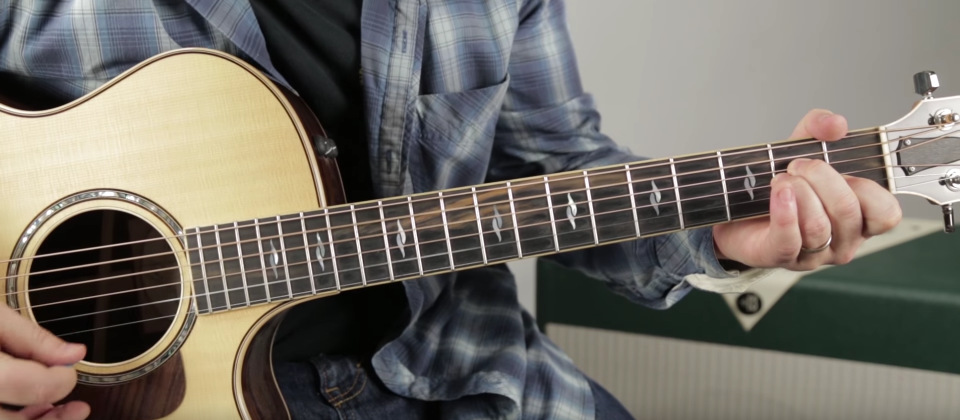
#> input picture guitar-fingering-recognition-master/pictures/chordAm.png, 1919 x 840 px (shown at 1/2 size)
$ python watershed.py   (older library calls are emulated)
#> lines starting #> are read from the running program, lines starting #| are printed output that depends on the picture; after the words box and inside, x2 and y2 are one past the last pixel; in counts of white or black regions, pixels touching at a corner belong together
### guitar-fingering-recognition-master/image.py
import os
import numpy as np
from matplotlib import pyplot as plt
import cv2


class Image:
    """
    This Image object was made at the beginning to simplify the code by packaging every common
    image processing treatment in a single object
    """
    def __init__(self, path=None, img=None):
        directory_path = "pictures"
        filename = "chordAm.png"
        self.image = cv2.imread(f'{directory_path}/{img}')
        if img is None:
            self.image = cv2.imread(os.path.join(directory_path, filename))
#> self.image is the input picture: shape (840, 1919, 3); mean B, G, R 103.2, 111, 116
        elif path is None:
            self.image = img

        self.gray = cv2.cvtColor(self.image, cv2.COLOR_BGR2GRAY)

    def __str__(self):
        return self.image

    def set_image(self, img):
        self.image = img

    def set_gray(self, grayscale):
        self.gray = grayscale

    # [14 lines left out: functions print_cv2, print_plt, not called in this run]

    def edges_canny(self, min_val=100, max_val=200, aperture=3):
        return cv2.Canny(self.gray, min_val, max_val, aperture)

    def edges_laplacian(self, ksize=3):
        return cv2.Laplacian(self.gray, cv2.CV_8U, ksize)

    def edges_sobelx(self, ksize=3):
        return cv2.Sobel(self.gray, cv2.CV_8U, 1, 0, ksize)

    def edges_sobely(self, ksize=3):
#> called with ksize = 3
        return cv2.Sobel(self.gray, cv2.CV_8U, 0, 1, ksize)

    def lines_hough_transform(self, edges, min_line_length, max_line_gap, threshold=15):
        lines = cv2.HoughLinesP(edges, 1, np.pi / 180, threshold, min_line_length, max_line_gap)
        return lines

### guitar-fingering-recognition-master/functions.py
import cv2


def threshold(img, s):
#> called with s = 127
    I = img
    I[I <= s] = 0
    I[I > s] = 255
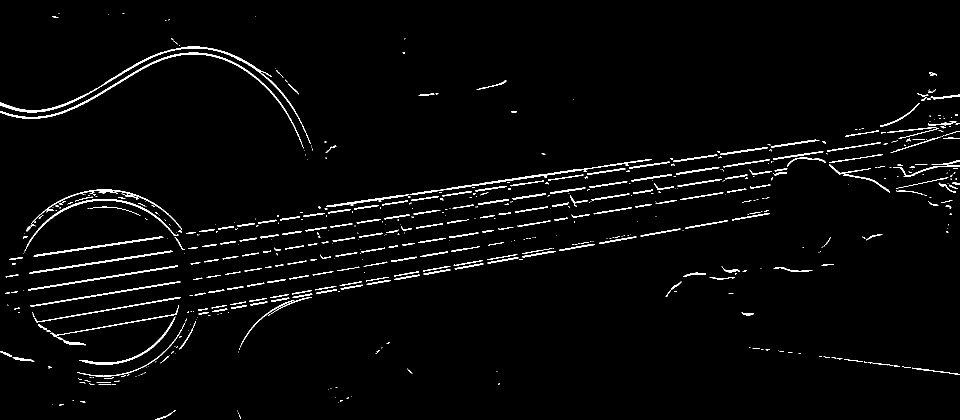
#> I: shape (840, 1919) (shown at 1/2 size); 2.5% white in thin lines or dots
    return I


def rotate(image, angle, center=None, scale=1.0):
    (h, w) = image.shape[:2]

    if center is None:
        center = (w / 2, h / 2)

    # Perform the rotation
    M = cv2.getRotationMatrix2D(center, angle, scale)
    rotated = cv2.warpAffine(image, M, (w, h))

    return rotated


# [9 lines left out: function remove_duplicates, not called in this run]

### guitar-fingering-recognition-master/rotate_crop.py
import cv2
import numpy as np
from statistics import median
from math import inf
from image import Image
from functions import threshold, rotate

def rotate_neck_picture(image):
    """
    Rotates the picture so that the neck of the guitar is horizontal.
    Uses Hough transform to detect lines and calculates the median slope to determine the rotation angle.

    :param image: an Image object
    :return rotated_neck_picture: an Image object rotated according to the angle of the median slope detected in the input image
    """
    image_to_rotate = image.image

    edges = image.edges_sobely()
    edges = threshold(edges, 127)

    # Perform Hough Line Transform
    lines = image.lines_hough_transform(edges, 50, 50)  # TODO: Calibrate params automatically
#> in lines_hough_transform, `lines = cv2.HoughLinesP(edges, 1, np.pi / 180, threshold, min_line_len..`: lines = 52 rows, first 6: [1370, 456, 1455, 441], [1030, 424, 1095, 413], [908, 531, 965, 521], [56, 580, 355, 532], [1196, 334, 1296, 319], [1181, 346, 1250, 337]
    slopes = []

    # Calculate the slopes of detected lines
    for line in lines:
        for x1, y1, x2, y2 in line:
            try:
                slope = abs((y2 - y1) / (x2 - x1))
                slopes.append(slope)
            except ZeroDivisionError:
                continue
#> this loop made 52 passes
#> line on passes 1 to 12: [[1370, 456, 1455, 441]], [[1030, 424, 1095, 413]], [[908, 531, 965, 521]], [[56, 580, 355, 532]], [[1196, 334, 1296, 319]], [[1181, 346, 1250, 337]], [[61, 611, 337, 568]], [[1263, 362, 1343, 349]], [[899, 475, 956, 466]], [[232, 520, 344, 503]], [[1189, 427, 1257, 417]], [[951, 370, 1133, 342]]
#> after the loop, slopes = 52 values, max 0.821 at index 49, min 0.0164 at index 44, mean 0.197

    # Calculate median slope and the rotation angle
    if slopes:
        median_slope = median(slopes)
#> median_slope = 0.154
        angle = np.degrees(np.arctan(median_slope))
#> angle = 8.76
        rotated_image = rotate(image_to_rotate, -angle)
#> in rotate, `M = cv2.getRotationMatrix2D(center, angle, scale)`: M = [[0.988, -0.152, 75.14], [0.152, 0.988, -141.2]]
    else:
        rotated_image = image_to_rotate

    return Image(img=rotated_image)


def crop_neck_picture(image):
    """
    Crops the picture to focus on the region of interest (i.e., the guitar neck).
    Detects horizontal lines and crops around the densest region.

    :param image: an Image object of the neck (rotated horizontally if necessary)
    :return cropped_neck_picture: an Image object cropped around the neck
    """
    image_to_crop = image.image

    edges = image.edges_sobely()
    edges = threshold(edges, 127)
#> call 2 of threshold, with s = 127
#> in threshold (call 2), `I[I > s] = 255`:
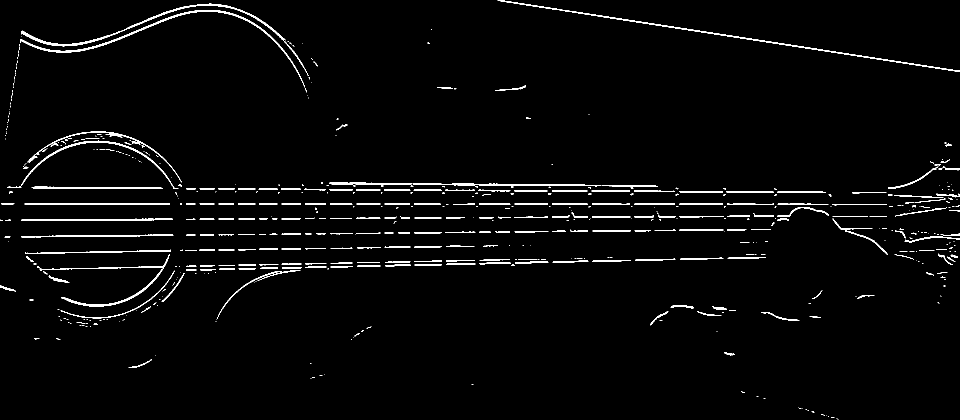
#> I: shape (840, 1919) (shown at 1/2 size); 2.5% white; 561 white regions (339 under 20 px), largest, box (x1, y1, x2, y2) and area: (995, 1, 1919, 144) 2387, (40, 20, 610, 175) 2200, (42, 7, 572, 93) 2075

    # Perform Hough Line Transform
    lines = image.lines_hough_transform(edges, 50, 50)  # TODO: Calibrate params automatically
#> in lines_hough_transform (call 2), `lines = cv2.HoughLinesP(edges, 1, np.pi / 180, threshold, min_line_len..`: lines = 87 rows, first 6: [1184, 409, 1259, 409], [1104, 408, 1175, 408], [49, 407, 339, 407], [50, 506, 341, 501], [1063, 10, 1124, 19], [1407, 63, 1816, 127]
    y_coords = []

    # Collect all y-coordinates of the detected lines
    for line in lines:
        for x1, y1, x2, y2 in line:
            y_coords.append(y1)
            y_coords.append(y2)
#> this loop made 87 passes
#> line on passes 1 to 12: [[1184, 409, 1259, 409]], [[1104, 408, 1175, 408]], [[49, 407, 339, 407]], [[50, 506, 341, 501]], [[1063, 10, 1124, 19]], [[1407, 63, 1816, 127]], [[659, 365, 822, 368]], [[66, 376, 324, 376]], [[1185, 522, 1260, 521]], [[829, 530, 882, 530]], [[1184, 433, 1260, 433]], [[1111, 522, 1175, 521]]
#> after the loop, y_coords = 174 values, max 609 at index 117, min 10 at index 8, mean 380.4

    # Sort y-coordinates and find the densest region
    if y_coords:
        y_sorted = sorted(y_coords)
#> y_sorted = 174 values from 10 to 609
        y_differences = [y_sorted[i + 1] - y_sorted[i] for i in range(len(y_sorted) - 1)]
#> y_differences = 173 values, max 144 at index 23, min 0 at index 2, mean 3.46

        first_y = 0
        last_y = inf

        for i in range(len(y_differences)):
            if y_differences[i] == 0:
                last_y = y_sorted[i + 1]
                if first_y == 0:
                    first_y = y_sorted[i]
#> this loop made 173 passes
#> (last_y, first_y) on pass 3: (21, 21)
#> last_y on passes 20, 30, 32, 33, 35, 36: 90, 368, 369, 369, 370, 370
#> after the loop, first_y = 21

        cropped_image = image_to_crop[max(first_y - 10, 0):min(last_y + 10, image_to_crop.shape[0])]
    else:
        cropped_image = image_to_crop

    return Image(img=cropped_image)


# [13 lines left out: function resize_image, not called in this run]


# [2 lines that do not run on import are left out]

### guitar-fingering-recognition-master/watershed.py
import numpy as np
from matplotlib import pyplot as plt
from rotate_crop import *
from image import Image


def watershed_segmentation(img):
    """
    Source : https://learndeltax.blogspot.fr/2016/02/segmentation-using-cannywatershed-in.html
    As of today, watershed segmentation is not used. I was just trying out new ways to detect hand.
    :param img: an image as defined in OpenCV
    :return: simply plotting result for illustration purpose
    """
    gray = cv2.cvtColor(img, cv2.COLOR_BGR2GRAY)

    ret, thresh = cv2.threshold(gray, 0, 255, cv2.THRESH_BINARY + cv2.THRESH_OTSU)
#> thresh: shape (537, 1919); 55.8% white; 260 black regions (70 under 20 px), largest, box (x1, y1, x2, y2) and area: (449, 0, 1258, 360) 138044, (1066, 0, 1919, 132) 58630, (0, 0, 646, 355) 22962
#> ret = 109

    fg = cv2.erode(thresh, None, iterations=1)
#> fg: shape (537, 1919); 51.3% white; 153 black regions (17 under 20 px), largest, box (x1, y1, x2, y2) and area: (448, 0, 1259, 361) 146601, (472, 400, 1550, 537) 88848, (1065, 0, 1919, 133) 59835
    bgt = cv2.dilate(thresh, None, iterations=1)
#> bgt: shape (537, 1919); 60.2% white; 357 black regions (172 under 20 px), largest, box (x1, y1, x2, y2) and area: (455, 0, 1253, 359) 129292, (1073, 0, 1919, 131) 57420, (44, 464, 345, 537) 19321

    ret, bg = cv2.threshold(bgt, 1, 128, 1)

    marker = cv2.add(fg, bg)
    canny = cv2.Canny(marker, 110, 150)
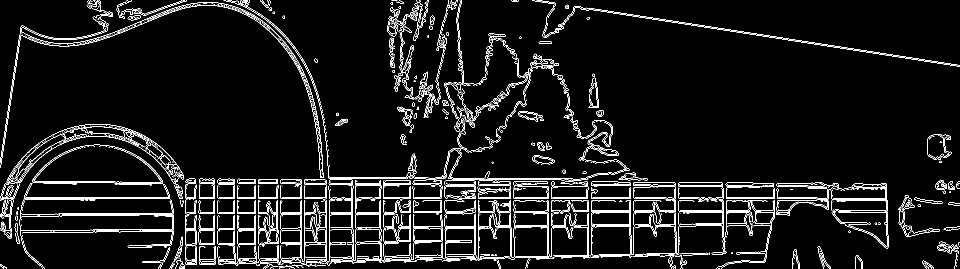
#> canny: shape (537, 1919) (shown at 1/2 size); 5.7% white in thin lines or dots

    new, contours, hierarchy = cv2.findContours(canny, cv2.RETR_TREE, cv2.CHAIN_APPROX_SIMPLE)
#> contours = 2132 contours, 1943 with area under 20; largest, box (x1, y1, x2, y2) and area: (64, 289, 326, 367) 14256, (64, 289, 326, 367) 14187, (561, 429, 604, 488) 2400, (561, 429, 604, 488) 2398, (1182, 400, 1269, 510) 2074
    marker32 = np.int32(marker)
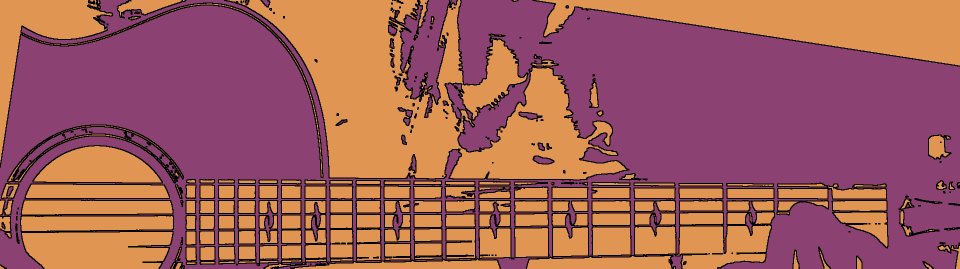
#> marker32: shape (537, 1919) int32 (shown at 1/2 size); 3 distinct labels, from 0 to 255; one colour per label, 0 black
    cv2.watershed(img, marker32)
    m = cv2.convertScaleAbs(marker32)
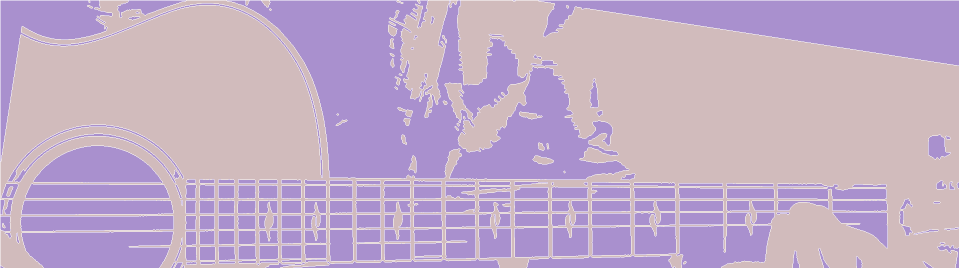
#> marker32: shape (537, 1919) int32 (shown at 1/2 size); 3 distinct labels, from -1 to 255; one colour per label, 0 black, -1 white
    ret, thresh = cv2.threshold(m, 0, 255, cv2.THRESH_BINARY + cv2.THRESH_OTSU)
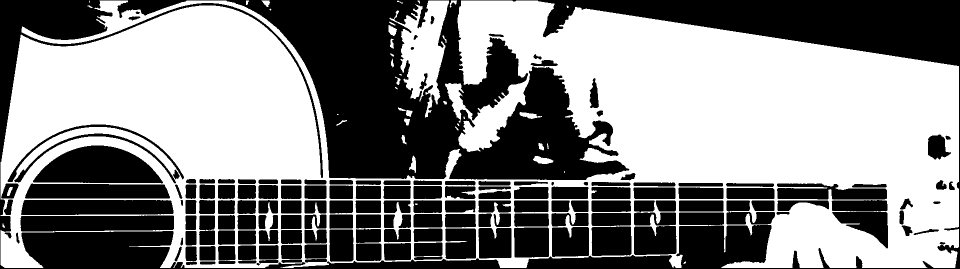
#> thresh: shape (537, 1919) (shown at 1/2 size); 53.7% white; 164 black regions, largest, box (x1, y1, x2, y2) and area: (0, 0, 1919, 537) 276522, (66, 291, 326, 367) 13813, (41, 431, 348, 463) 9142
#> ret = 128
    thresh_inv = cv2.bitwise_not(thresh)
    res = cv2.bitwise_and(img, img, mask=thresh)
    res3 = cv2.bitwise_and(img, img, mask=thresh_inv)
    res4 = cv2.addWeighted(res, 1, res3, 1, 0)
    final = cv2.drawContours(res4, contours, -1, (0, 255, 0), 1)

    perimeter_array = []
    for i, c in enumerate(contours):
        area = cv2.contourArea(c)
        perimeter = cv2.arcLength(c, False)
        perimeter_array.append(perimeter)
#> this loop made 2132 passes
#> (c, area, perimeter) on passes 1 to 3: ([[1437, 536], [1438, 536]], 0, 1), ([[589, 536]], 0, 0), ([[546, 536], [547, 536]], 0, 1)
#> after the loop, perimeter_array = 2132 values, max 4581.4 at index 2090, min 0 at index 1, mean 51.87

    sorted_data = sorted(zip(perimeter_array, contours), key=lambda x: x[0], reverse=True)
#> sorted_data = 2132 items

    for j in range(1):  # change here from 1 to len(sorted_data) in range to get more or less contours detected
        final = cv2.drawContours(res4, sorted_data[j][1], -1, (0, 255, 0), 3)
#> this loop made 1 pass
#> pass 1, in watershed_segmentation, `final = cv2.drawContours(res4, sorted_data[j][1], -1, (0, 255, 0), 3)`:
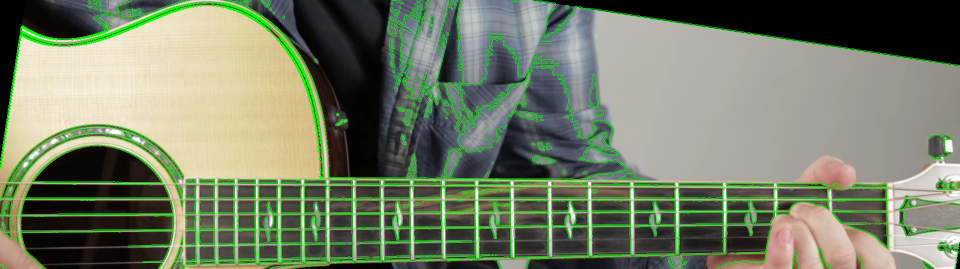
#> final: shape (537, 1919, 3) (shown at 1/2 size); mean R, G, B 117.4, 127.3, 103.6

    plt.imshow(final)
    plt.show()


if __name__ == "__main__":
    chord_image = Image(path="guitar-fingering-recognition-master\pictures\chordAm.png")
    rc = crop_neck_picture(rotate_neck_picture(chord_image)).image
    watershed_segmentation(cv2.cvtColor(rc, cv2.COLOR_BGR2RGB))

$ run again, with guitar-fingering-recognition-master/pictures/chordD.png copied over guitar-fingering-recognition-master/pictures/chordAm.png
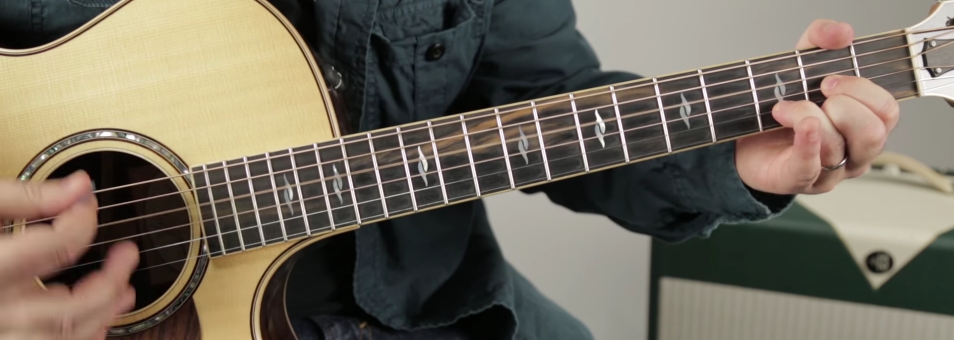
#> input picture guitar-fingering-recognition-master/pictures/chordD.png, 1908 x 680 px (shown at 1/2 size)
#> in __init__, self.image is the input picture: shape (680, 1908, 3); mean B, G, R 93.7, 107.4, 115.3
#> in threshold, `I[I > s] = 255`:
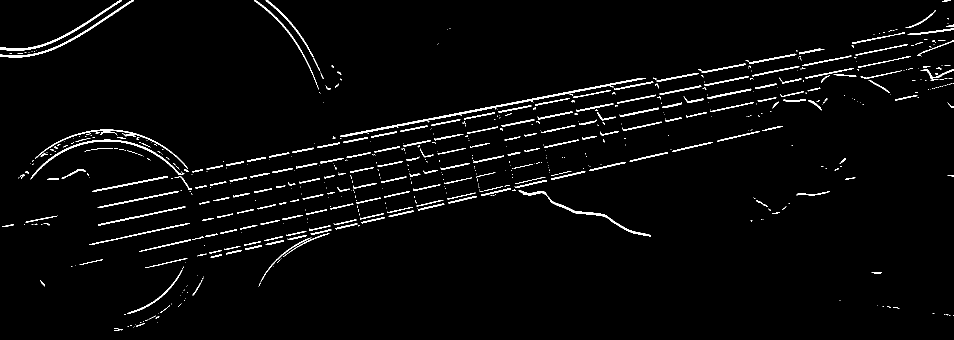
#> I: shape (680, 1908) (shown at 1/2 size); 2.7% white in thin lines or dots
#> in lines_hough_transform, `lines = cv2.HoughLinesP(edges, 1, np.pi / 180, threshold, min_line_len..`: lines = 54 rows, first 6: [862, 250, 920, 239], [181, 488, 379, 446], [1313, 161, 1378, 149], [897, 406, 953, 393], [742, 274, 793, 264], [882, 338, 938, 326]
#> the loop in rotate_neck_picture, `for line in lines:` made 54 passes
#> after the loop in rotate_neck_picture, `for line in lines:`: slopes = 54 values, max 0.65 at index 44, min 0.145 at index 24, mean 0.24
#> median_slope = 0.207
#> angle = 11.71
#> M = [[0.979, -0.203, 88.83], [0.203, 0.979, -186.5]]
#> in lines_hough_transform (call 2), `lines = cv2.HoughLinesP(edges, 1, np.pi / 180, threshold, min_line_len..`: lines = 76 rows, first 6: [1743, 293, 1848, 293], [190, 294, 367, 294], [702, 217, 1321, 228], [231, 261, 361, 261], [1443, 93, 1780, 164], [823, 394, 875, 393]
#> the loop in crop_neck_picture, `for line in lines:` made 76 passes
#> after the loop in crop_neck_picture, `for line in lines:`: y_coords = 152 values, max 482 at index 105, min 21 at index 42, mean 279.4
#> y_sorted = 152 values from 21 to 482
#> y_differences = 151 values, max 67 at index 149, min 0 at index 14, mean 3.05
#> the loop in crop_neck_picture, `for i in range(len(y_differences)):` made 151 passes
#> (last_y, first_y) on pass 15: (224, 224)
#> after the loop in crop_neck_picture, `for i in range(len(y_differences)):`: first_y = 224
#> self.gray: shape (183, 1908)
#> in watershed_segmentation, `ret, thresh = cv2.threshold(gray, 0, 255, cv2.THRESH_BINARY + cv2.THRE..`: ret = 112
#> fg: shape (183, 1908); 27.1% white; 58 white regions (40 under 20 px), largest, box (x1, y1, x2, y2) and area: (231, 0, 1908, 183) 75454, (0, 27, 194, 131) 11572, (6, 0, 187, 30) 3683
#> bgt: shape (183, 1908); 43% white; 32 white regions (20 under 20 px), largest, box (x1, y1, x2, y2) and area: (0, 0, 1908, 183) 142818, (4, 0, 194, 32) 4204, (179, 136, 255, 183) 2178
#> canny: shape (183, 1908); 10.4% white in thin lines or dots
#> contours = 930 contours, 828 with area under 20; largest, box (x1, y1, x2, y2) and area: (946, 82, 1167, 183) 4546, (1094, 82, 1167, 110) 1928, (882, 82, 945, 178) 1802, (949, 82, 1014, 111) 1746, (882, 82, 944, 112) 1713
#> in watershed_segmentation, `ret, thresh = cv2.threshold(m, 0, 255, cv2.THRESH_BINARY + cv2.THRESH_..`: ret = 128
#> thresh_inv: shape (183, 1908); 69.7% white; 12 black regions (1 under 20 px), largest, box (x1, y1, x2, y2) and area: (193, 1, 1907, 182) 87649, (1, 24, 195, 132) 11968, (5, 1, 188, 31) 3672
#> the loop in watershed_segmentation, `for i, c in enumerate(contours):` made 930 passes
#> (c, area, perimeter) on passes 1 to 3: ([[58, 182]], 0, 0), ([[1901, 181], [1901, 182]], 0, 1), ([[1671, 181], [1671, 182]], 0, 1)
#> after the loop in watershed_segmentation, `for i, c in enumerate(contours):`: perimeter_array = 930 values, max 1663.1 at index 416, min 0 at index 0, mean 73.26
#> sorted_data = 930 items
#> the loop in watershed_segmentation, `for j in range(1):` made 1 pass
#> pass 1, in watershed_segmentation, `final = cv2.drawContours(res4, sorted_data[j][1], -1, (0, 255, 0), 3)`:
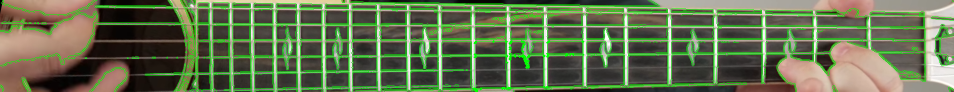
#> final: shape (183, 1908, 3) (shown at 1/2 size); mean R, G, B 98.5, 112.7, 78.3
